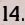

Python code for this plot:
import pyautogui

iml = pyautogui.screenshot(region=(435,1003,25,25))
iml.save(r"C:\Users\blaix\Music\Code\python\blackjack\range.png")
